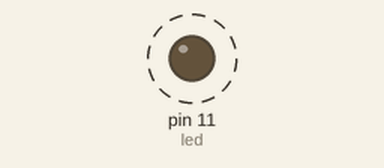
Simulated run of this sketch. Board: Arduino Uno, built with avr-gcc and run on an emulated ATmega328P. Parts: output pins drawn as LEDs (lit = HIGH). Dashed ring = blinking.

Above: at 0.2 s.
Timing chart, 0 to 3.0 s (numbered marks = the images above):
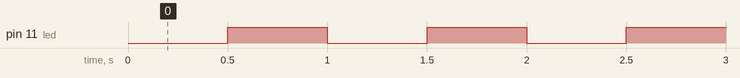

The sketch:

timer_lib_test.ino
```cpp
#include <TimerOne.h>

// This example uses the timer interrupt to blink an LED
// and also demonstrates how to share a variable between
// the interrupt and the main program.


const int led = 11;  // the pin with a LED

void setup(void)
{
  pinMode(led, OUTPUT);
  Timer1.initialize(500000);
  Timer1.attachInterrupt(blinkLED); // blinkLED to run every 0.15 seconds
  //Serial.begin(9600);
}


// The interrupt will blink the LED, and keep
// track of how many times it has blinked.
//int ledState = LOW;
//volatile unsigned long blinkCount = 0; // use volatile for shared variables

void blinkLED(void)
{static bool state=0;

 state=!state;
  digitalWrite(led, state);
}


// The main program will print the blink count
// to the Arduino Serial Monitor
void loop(void)
{
  //unsigned long blinkCopy;  // holds a copy of the blinkCount

  // to read a variable which the interrupt code writes, we
  // must temporarily disable interrupts, to be sure it will
  // not change while we are reading.  To minimize the time
  // with interrupts off, just quickly make a copy, and then
  // use the copy while allowing the interrupt to keep working.
  //noInterrupts();
  //blinkCopy = blinkCount;
  //interrupts();

  //Serial.print("blinkCount = ");
  //Serial.println(blinkCopy);
  //delay(100);
}
```

Measured:
- by itself, pin 11 (led): alternates HIGH for 0.50 s and LOW for 0.50 s
